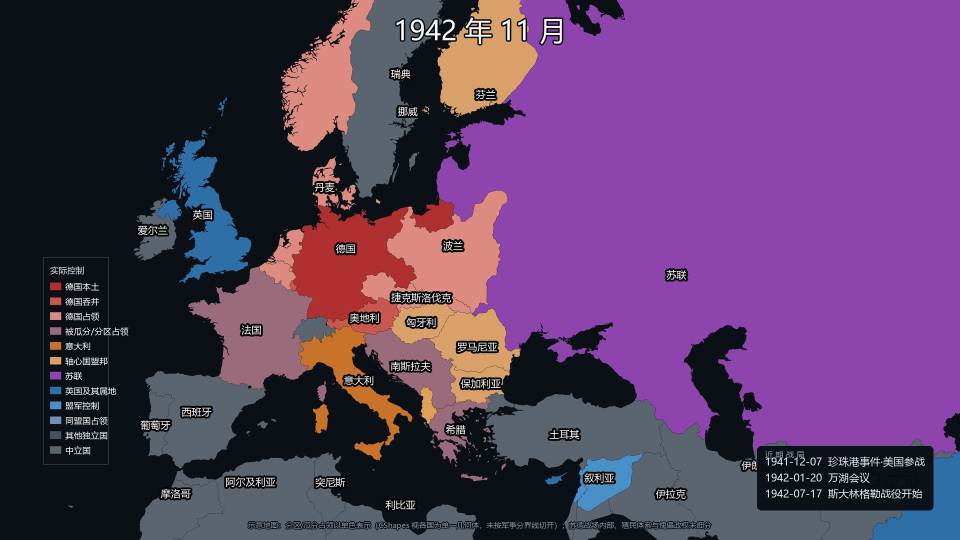
#> input picture site/assets/map_dark.jpg, 1920 x 1080 px (shown at 1/2 size)
$ python postfx.py ../site/assets/map_dark.jpg
#> lines starting #> are read from the running program, lines starting #| are printed output that depends on the picture
#!/usr/bin/env python3
# -*- coding: utf-8 -*-
"""
后期质感层 · 纯代码（确定性、可复现、零 API 成本）
======================================================
**为什么不让模型干这件事**

实测（2026-09，Qwen-Image-Edit-2509 @ 硅基流动）：
    底图 1920x1080 → 输出 1360x768，NCC −0.073，色块保真 34%
模型做出了非常漂亮的羊皮纸雕版质感，**但同时**：
  · 把所有控制区颜色抹成一片褐色 —— 地图再也读不出战局
  · 把所有中文标注变成乱码笔画
  · 重画了地理（凭空多出岛屿）

根因：让它「美化一张地图」，它会连同**数据**一起美化掉。
模型不知道哪些像素是「信息」、哪些是「材质」。

**正确分工**
    信息（区域颜色 / 边界 / 文字 / 图例）  ← 代码负责，一个像素都不能错
    材质（纸纹 / 做旧 / 暗角 / 光照）      ← 本模块负责，纯算法

关键设计：**用乘性调色而不是加性混色**。
    加性混合（alpha 混向褐色）会把红/紫/蓝全部拉平成一种颜色 —— 这正是模型犯的错。
    乘性调色只给每个通道一个增益（R>G>B 即变暖），
    保留颜色之间的**相对差异**，所以德国红和苏联紫依然一眼可辨。
"""
from __future__ import annotations

import argparse
import os
import sys

try:
    sys.stdout.reconfigure(encoding="utf-8", errors="replace")
except Exception:
    pass

import numpy as np
from PIL import Image, ImageFilter, ImageDraw

ROOT = os.path.dirname(os.path.dirname(os.path.abspath(__file__)))


# ── 噪声 ────────────────────────────────────────────────────
def _value_noise(W, H, res, rng):
    """在低分辨率上取随机格点，再双三次放大 —— 便宜的 value noise。"""
    g = rng.random((max(2, res + 1), max(2, res + 1))).astype(np.float32)
    im = Image.fromarray((g * 255).astype(np.uint8), "L").resize((W, H), Image.BICUBIC)
    return np.asarray(im, dtype=np.float32) / 255.0


def fbm(W, H, octaves=5, base=3, seed=0):
    """分形布朗噪声（fBm）：叠加多个倍频，得到自然的纸张纤维感。"""
    rng = np.random.default_rng(seed)
    out = np.zeros((H, W), np.float32)
    amp, tot = 1.0, 0.0
    for o in range(octaves):
        out += amp * _value_noise(W, H, base * (2 ** o), rng)
        tot += amp
        amp *= 0.5
    out /= tot or 1.0
    return (out - out.min()) / max(1e-6, (out.max() - out.min()))


def vignette(W, H, strength=0.38, power=2.2):
    """径向暗角：四角压暗，把视线收进画面中心。"""
    yy, xx = np.mgrid[0:H, 0:W].astype(np.float32)
    cx, cy = W / 2.0, H / 2.0
    d = np.sqrt(((xx - cx) / cx) ** 2 + ((yy - cy) / cy) ** 2) / np.sqrt(2)
    return 1.0 - strength * np.clip(d, 0, 1) ** power


# ── 预设 ────────────────────────────────────────────────────
PRESETS = {
    "atlas": {
        "label": "古典雕版（做旧纸张）",
        "gain": (1.10, 1.00, 0.84),   # 乘性暖色：R>G>B
        "sat": 0.94,                  # 轻微降饱和，但绝不去色
        "contrast": 1.10,
        "texture": 0.30,              # 纸纹强度
        "tex_scale": 3,
        "octaves": 6,
        "vignette": 0.40,
        "grain": 5.0,                 # 颗粒噪点
        "edge_burn": 0.30,            # 四边做旧压暗
        "paper": True,                # 叠一层纸底色
    },
    "vintage": {
        "label": "复古羊皮纸",
        "gain": (1.14, 0.99, 0.78),
        "sat": 0.88,
        "contrast": 1.04,
        "texture": 0.42,
        "tex_scale": 2,
        "octaves": 6,
        "vignette": 0.52,
        "grain": 7.0,
        "edge_burn": 0.45,
        "paper": True,
    },
    "ink": {
        "label": "宣纸水墨",
        "gain": (1.04, 1.00, 0.94),
        "sat": 0.72,                  # 水墨要更淡
        "contrast": 0.96,
        "texture": 0.38,
        "tex_scale": 2,
        "octaves": 6,
        "vignette": 0.26,
        "grain": 4.0,
        "edge_burn": 0.18,
        "paper": True,
        "light": True,                # 宣纸是浅底，需要反相处理
    },
    "modern": {
        "label": "现代信息图（微质感）",
        "gain": (1.0, 1.0, 1.0),
        "sat": 1.02,
        "contrast": 1.08,
        "texture": 0.10,
        "tex_scale": 4,
        "octaves": 4,
        "vignette": 0.30,
        "grain": 2.5,
        "edge_burn": 0.0,
        "paper": False,
    },
}


# ── 主效果 ──────────────────────────────────────────────────
def stylize(img: Image.Image, preset: str = "atlas", seed: int = 7,
            protect_text: bool = True) -> Image.Image:
    """对已渲染好的地图施加质感。

    `protect_text=True` 时，对高亮度近白像素（即文字与其描边）**减弱纸纹与暗角**，
    因为文字是信息，不该被材质吃掉。这是模型做不到而代码轻松能做到的事。
    """
    p = PRESETS[preset]
    rgb = np.asarray(img.convert("RGB"), dtype=np.float32) / 255.0
    H, W = rgb.shape[:2]

    # 1) 纸底色 + 纤维纹理（乘性）
    if p.get("paper"):
        paper = np.array([0.96, 0.92, 0.83], np.float32) if not p.get("light") \
            else np.array([0.965, 0.955, 0.925], np.float32)
        rgb = rgb * (1 - 0.18) + (rgb * paper) * 0.18 if False else rgb
        rgb *= paper

    tex = fbm(W, H, octaves=p["octaves"], base=p["tex_scale"], seed=seed)
    tex = (tex - 0.5) * 2.0                      # → [-1,1]
    layer = 1.0 + tex * p["texture"]

    # 文字保护：亮像素处减弱纹理，避免笔画被纸纹啃掉
    if protect_text:
        lum = rgb.mean(axis=2)
        keep = np.clip((lum - 0.72) / 0.28, 0, 1)     # 越亮越接近 1
        layer = layer * (1 - keep) + 1.0 * keep

    rgb *= layer[..., None]

    # 2) 乘性调色（保住色相差异，这是与模型做法的分水岭）
    rgb *= np.array(p["gain"], np.float32)

    # 3) 饱和度
    lum = (rgb * np.array([0.299, 0.587, 0.114], np.float32)).sum(axis=2, keepdims=True)
    rgb = lum + (rgb - lum) * p["sat"]

    # 4) 对比度 S 曲线
    c = p["contrast"]
    rgb = np.clip((rgb - 0.5) * c + 0.5, 0, 1)

    # 5) 暗角
    v = vignette(W, H, p["vignette"])
    if protect_text:
        v = v * (1 - keep) + 1.0 * keep
    rgb *= v[..., None]

    # 6) 四边做旧压暗（让画面像一张被翻旧的纸）
    if p["edge_burn"] > 0:
        b = int(min(W, H) * 0.06)
        m = np.ones((H, W), np.float32)
        ramp = np.linspace(0, 1, b, dtype=np.float32) ** 1.5
        m[:b, :] *= ramp[:, None]
        m[-b:, :] *= ramp[::-1, None]
        m[:, :b] *= ramp[None, :]
        m[:, -b:] *= ramp[::-1][None, :]
        rgb *= (1 - p["edge_burn"] * (1 - m))[..., None]

    # 7) 颗粒
    if p["grain"] > 0:
        rng = np.random.default_rng(seed + 99)
        g = rng.normal(0, p["grain"] / 255.0, (H, W, 1)).astype(np.float32)
        rgb = rgb + g

    return Image.fromarray((np.clip(rgb, 0, 1) * 255).astype(np.uint8), "RGB")


def main():
    ap = argparse.ArgumentParser()
    ap.add_argument("src")
    ap.add_argument("--preset", default="atlas", choices=list(PRESETS))
    ap.add_argument("--seed", type=int, default=7)
    ap.add_argument("--out", default=None)
    args = ap.parse_args()

    img = Image.open(args.src)
#> img is the input picture: PIL image 1920x1080 RGB; mean R, G, B 90.4, 60.3, 100.5
    out = stylize(img, args.preset, args.seed)
#> after the loop in fbm, `for o in range(octaves):`:
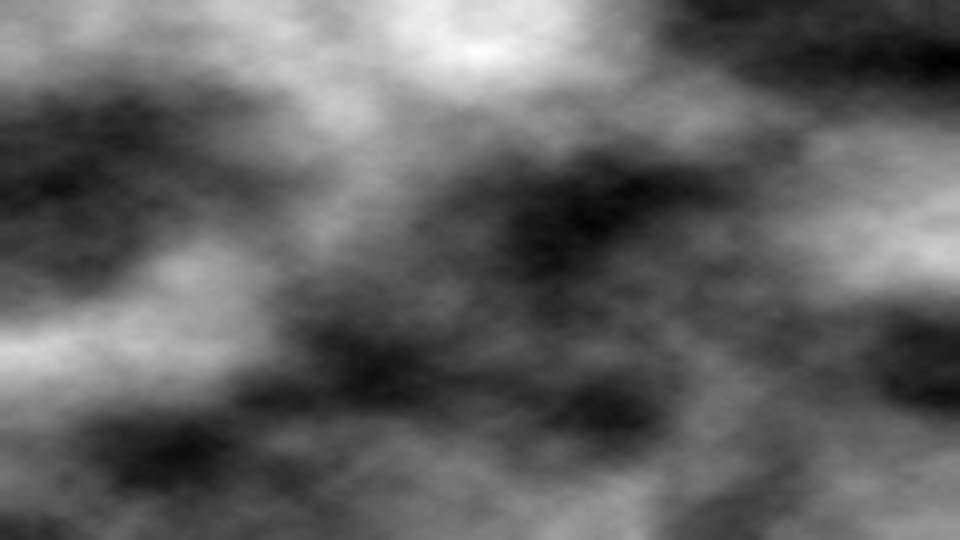
#> out: shape (1080, 1920) float32 (shown at 1/2 size); min 0.505, max 1.75, mean 0.986; drawn with min black and max white
#> after the loop in fbm, `for o in range(octaves):`: amp = 0.0156; tot = 1.97
#> in fbm, `out /= tot or 1.0`:
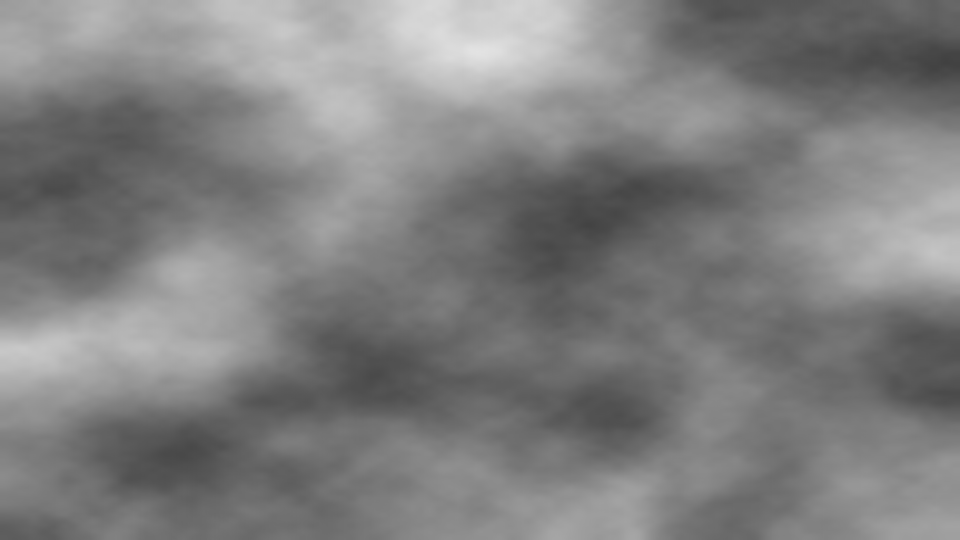
#> out: shape (1080, 1920) float32 (shown at 1/2 size); min 0.256, max 0.891, mean 0.501
#> in stylize, `keep = np.clip((lum - 0.72) / 0.28, 0, 1)`:
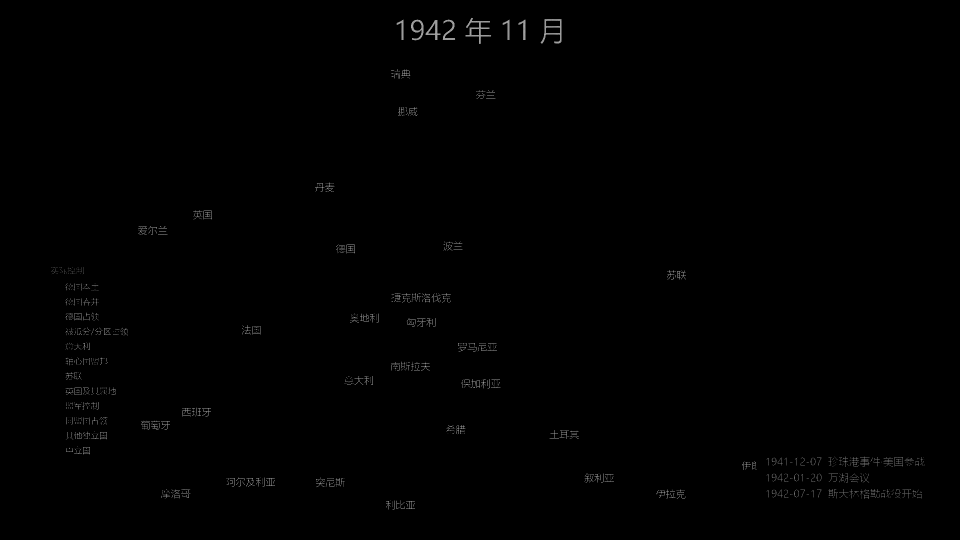
#> keep: shape (1080, 1920) float32 (shown at 1/2 size); min 0, max 0.655, mean 0.00363
#> in stylize, `lum = (rgb * np.array([0.299, 0.587, 0.114], np.float32)).sum(axis=2, ..`:
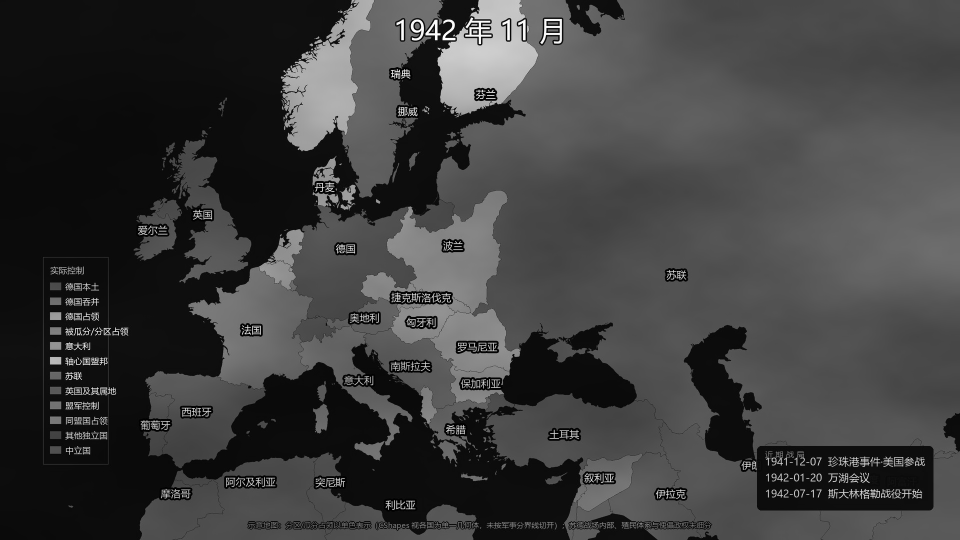
#> lum: shape (1080, 1920, 1) float32 (shown at 1/2 size); min 0, max 1.02, mean 0.251; drawn with min black and max white
#> in stylize, `v = v * (1 - keep) + 1.0 * keep`:
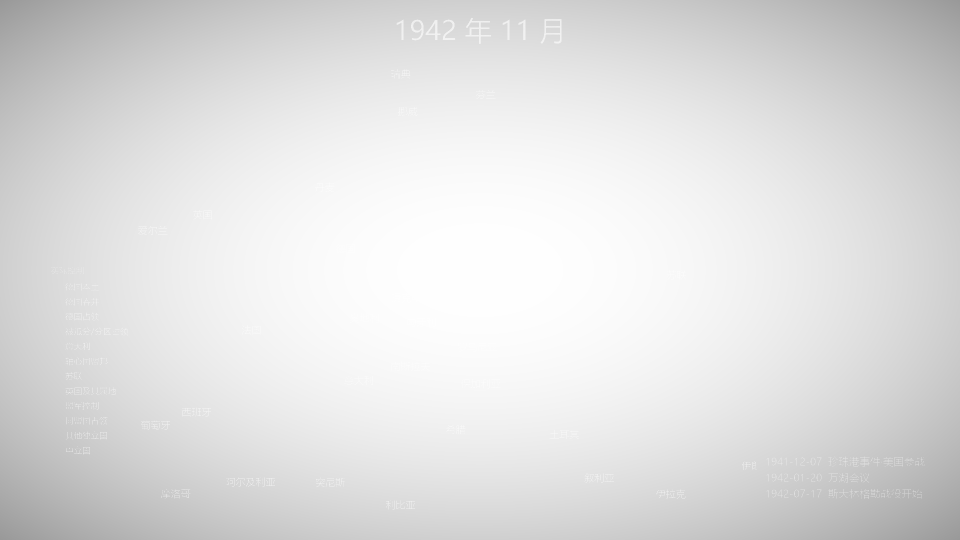
#> v: shape (1080, 1920) float32 (shown at 1/2 size); min 0.6, max 1, mean 0.878
#> in stylize, `m[:, -b:] *= ramp[::-1][None, :]`:
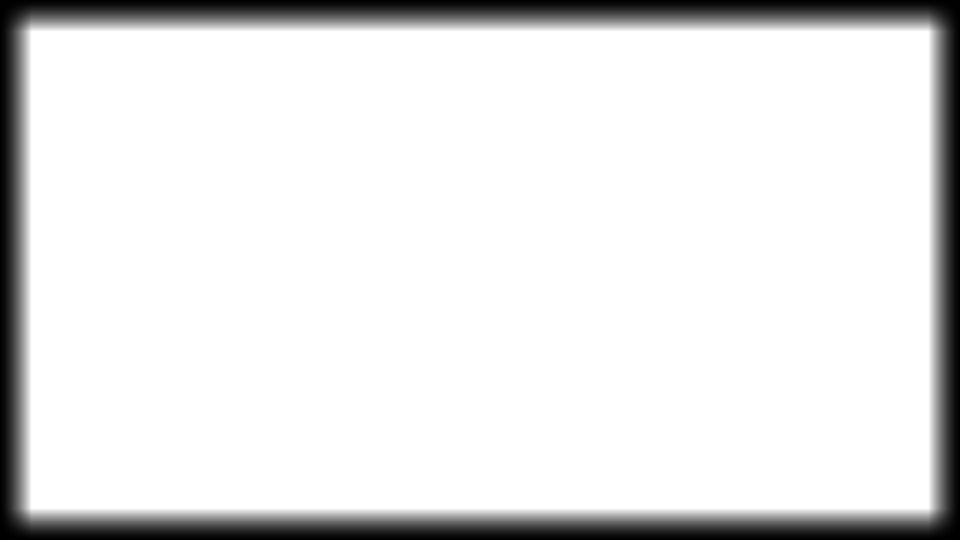
#> m: shape (1080, 1920) float32 (shown at 1/2 size); min 0, max 1, mean 0.892
#> in stylize, `rgb = rgb + g`:
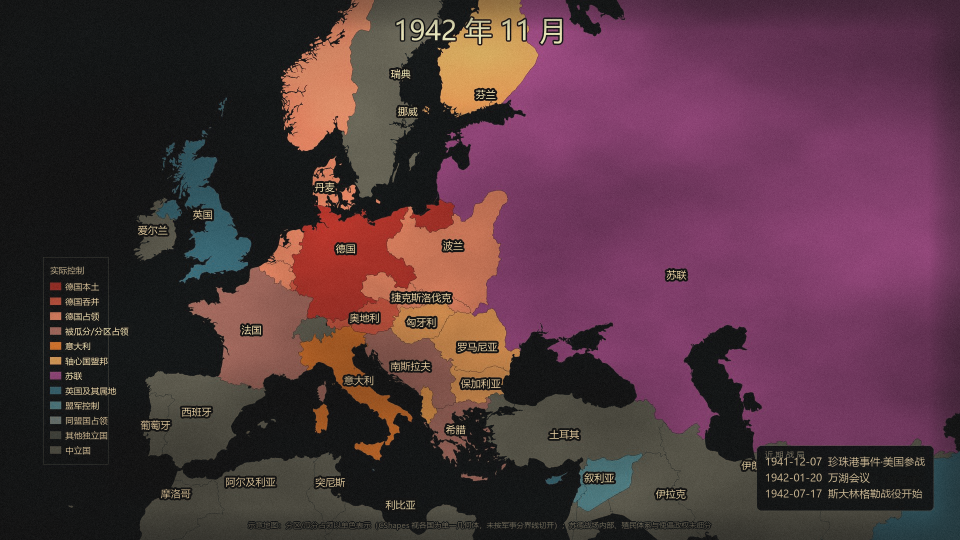
#> rgb: shape (1080, 1920, 3) float32 (shown at 1/2 size); mean R, G, B 0.285, 0.154, 0.198; drawn with min black and max white
    dst = args.out or os.path.splitext(args.src)[0] + f"__fx_{args.preset}.png"
    out.save(dst)
    print(f"{args.preset} · {PRESETS[args.preset]['label']}")
    print(f"  {img.size} -> {out.size}   -> {dst}")
#|   (1920, 1080) -> (1920, 1080)   -> ../site/assets/map_dark__fx_atlas.png


if __name__ == "__main__":
    main()
